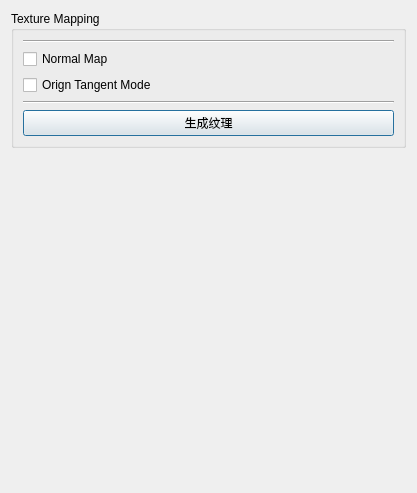
<?xml version="1.0" encoding="UTF-8"?>
<ui version="4.0">
 <class>noraTextureModifierWidget</class>
 <widget class="QDialog" name="noraTextureModifierWidget">
  <property name="geometry">
   <rect>
    <x>0</x>
    <y>0</y>
    <width>417</width>
    <height>493</height>
   </rect>
  </property>
  <property name="windowTitle">
   <string>Dialog</string>
  </property>
  <layout class="QVBoxLayout" name="verticalLayout_2">
   <item>
    <widget class="QGroupBox" name="groupBox">
     <property name="title">
      <string>Texture Mapping</string>
     </property>
     <layout class="QVBoxLayout" name="verticalLayout">
      <item>
       <layout class="QHBoxLayout" name="targetModelHorizontalLayout"/>
      </item>
      <item>
       <layout class="QHBoxLayout" name="originTexHorizontalLayout"/>
      </item>
      <item>
       <widget class="Line" name="line">
        <property name="orientation">
         <enum>Qt::Horizontal</enum>
        </property>
       </widget>
      </item>
      <item>
       <layout class="QHBoxLayout" name="originUVHorizontalLayout"/>
      </item>
      <item>
       <layout class="QHBoxLayout" name="targetUVHorizontalLayout"/>
      </item>
      <item>
       <widget class="QCheckBox" name="normalCheckBox">
        <property name="text">
         <string>Normal Map</string>
        </property>
       </widget>
      </item>
      <item>
       <widget class="QCheckBox" name="originTangentCheckBox">
        <property name="text">
         <string>Orign Tangent Mode</string>
        </property>
       </widget>
      </item>
      <item>
       <widget class="Line" name="line_2">
        <property name="orientation">
         <enum>Qt::Horizontal</enum>
        </property>
       </widget>
      </item>
      <item>
       <widget class="QPushButton" name="mappingPushButton">
        <property name="text">
         <string>生成纹理</string>
        </property>
       </widget>
      </item>
     </layout>
    </widget>
   </item>
   <item>
    <spacer name="verticalSpacer">
     <property name="orientation">
      <enum>Qt::Vertical</enum>
     </property>
     <property name="sizeHint" stdset="0">
      <size>
       <width>20</width>
       <height>339</height>
      </size>
     </property>
    </spacer>
   </item>
  </layout>
 </widget>
 <resources/>
 <connections/>
</ui>
